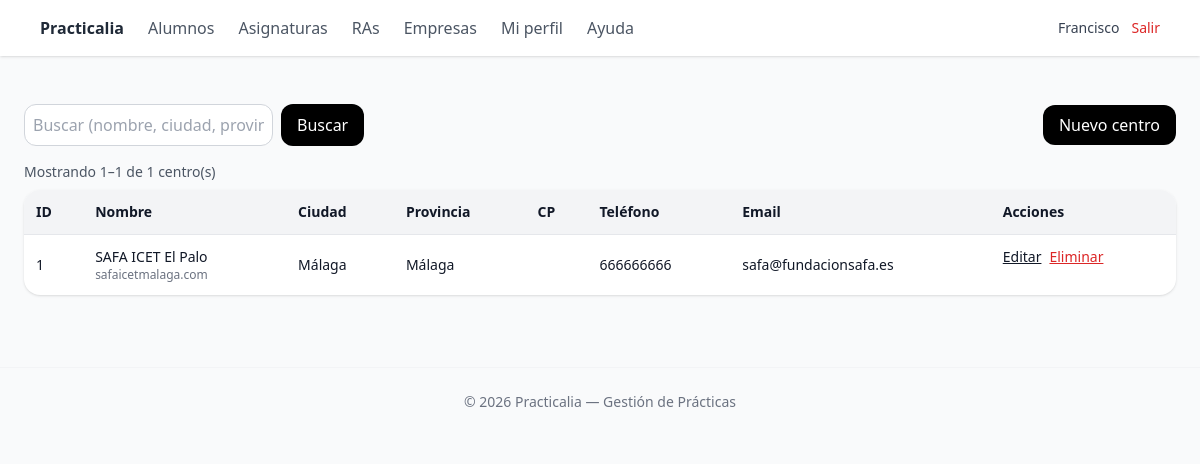
The app's page /public/centros/index.php (signed in) with its own data.
### tables this page shows
CREATE TABLE `centros` (
  `id` int(10) UNSIGNED NOT NULL,
  `nombre` varchar(150) NOT NULL,
  `telefono` varchar(30) DEFAULT NULL,
  `email` varchar(120) DEFAULT NULL,
  `direccion` varchar(200) DEFAULT NULL,
  `ciudad` varchar(100) DEFAULT NULL,
  `provincia` varchar(100) DEFAULT NULL,
  `cp` varchar(10) DEFAULT NULL,
  `web` varchar(200) DEFAULT NULL,
  `created_at` timestamp NULL DEFAULT current_timestamp(),
  `updated_at` timestamp NULL DEFAULT current_timestamp() ON UPDATE current_timestamp(),
  `deleted_at` timestamp NULL DEFAULT NULL
);

### public/centros/index.php (the view, shortened to what this page needs)
<?php
require_once __DIR__ . '/../../lib/auth.php';
function h(?string $s): string
{
  return htmlspecialchars((string) $s, ENT_QUOTES, 'UTF-8');
}
$search = trim($_GET['q'] ?? '');
$page = max(1, (int) ($_GET['page'] ?? 1));
$perPage = 10;
$offset = ($page - 1) * $perPage;
$whereSql = 'WHERE deleted_at IS NULL';
$sqlCount = "SELECT COUNT(*) AS c FROM centros $whereSql";
$stC = $pdo->prepare($sqlCount);
$stC->execute();
$total = (int) ($stC->fetch()['c'] ?? 0);
$sql = "
  SELECT id, nombre, telefono, email, web, direccion, ciudad, provincia, cp
  FROM centros
  $whereSql
  ORDER BY nombre ASC
  LIMIT :limit OFFSET :offset
";
$st = $pdo->prepare($sql);
$st->bindValue(':limit', $perPage, PDO::PARAM_INT);
$st->bindValue(':offset', $offset, PDO::PARAM_INT);
$st->execute();
$rows = $st->fetchAll();
$from = ($total === 0) ? 0 : ($offset + 1);
$to = min($offset + $perPage, $total);
require_once __DIR__ . '/../partials/_header.php';
?>
<div class="mb-4 flex items-center justify-between">
  <form class="flex gap-2" method="get">
    <input name="q" value="<?= h($search) ?>" class="rounded-xl border border-gray-300 p-2"
      placeholder="Buscar (nombre, ciudad, provincia, CP)">
    <button class="rounded-xl bg-black text-white px-4">Buscar</button>
  </form>
  <a href="./create.php" class="rounded-xl bg-black text-white px-4 py-2">Nuevo centro</a>
</div>
<div class="mb-2 text-sm text-gray-600">
  Mostrando <span class="font-medium"><?= (int) $from ?></span>–<span class="font-medium"><?= (int) $to ?></span> de
  <span class="font-medium"><?= (int) $total ?></span> centro(s)
</div>
<div class="bg-white rounded-2xl shadow overflow-x-auto">
  <table class="min-w-full text-sm">
    <thead class="bg-gray-100">
      <tr>
        <th class="text-left p-3">ID</th>
        <th class="text-left p-3">Nombre</th>
        <th class="text-left p-3">Ciudad</th>
        <th class="text-left p-3">Provincia</th>
        <th class="text-left p-3">CP</th>
        <th class="text-left p-3">Teléfono</th>
        <th class="text-left p-3">Email</th>
        <th class="text-left p-3">Acciones</th>
      </tr>
    </thead>
    <tbody>
      <?php foreach ($rows as $r):
        $id = (int) $r['id']; ?>
        <tr class="border-t hover:bg-gray-50">
          <td class="p-3"><?= $id ?></td>
          <td class="p-3">
            <a href="./edit.php?id=<?= $id ?>" class="text-gray-900 hover:underline">
              <?= h($r['nombre']) ?>
            </a>
            <?php if (!empty($r['web'])): ?>
              <div class="text-xs text-gray-500"><?= h($r['web']) ?></div>
            <?php endif; ?>
          </td>
          <td class="p-3"><?= h($r['ciudad'] ?? '') ?></td>
          <td class="p-3"><?= h($r['provincia'] ?? '') ?></td>
          <td class="p-3"><?= h($r['cp'] ?? '') ?></td>
          <td class="p-3"><?= h($r['telefono'] ?? '') ?></td>
          <td class="p-3"><?= h($r['email'] ?? '') ?></td>
          <td class="p-3 flex items-center gap-2">
            <a class="underline" href="./edit.php?id=<?= $id ?>">Editar</a>
            <form method="post" action="./delete.php" onsubmit="return confirm('¿Eliminar este centro?');">
              <button class="text-red-600 underline">Eliminar</button>
            </form>
          </td>
        </tr>
      <?php endforeach; ?>
    </tbody>
  </table>
</div>
</main>
<?php require_once __DIR__ . '/../partials/_footer.php'; ?>

### records on screen
centros: id "1", nombre "SAFA ICET El Palo", web "safaicetmalaga.com", ciudad "Málaga", provincia "Málaga", telefono "666666666", email "safa@fundacionsafa.es"

### other values on screen
$user['nombre'] "Francisco"
$from "1"
$to "1"
$total "1"
